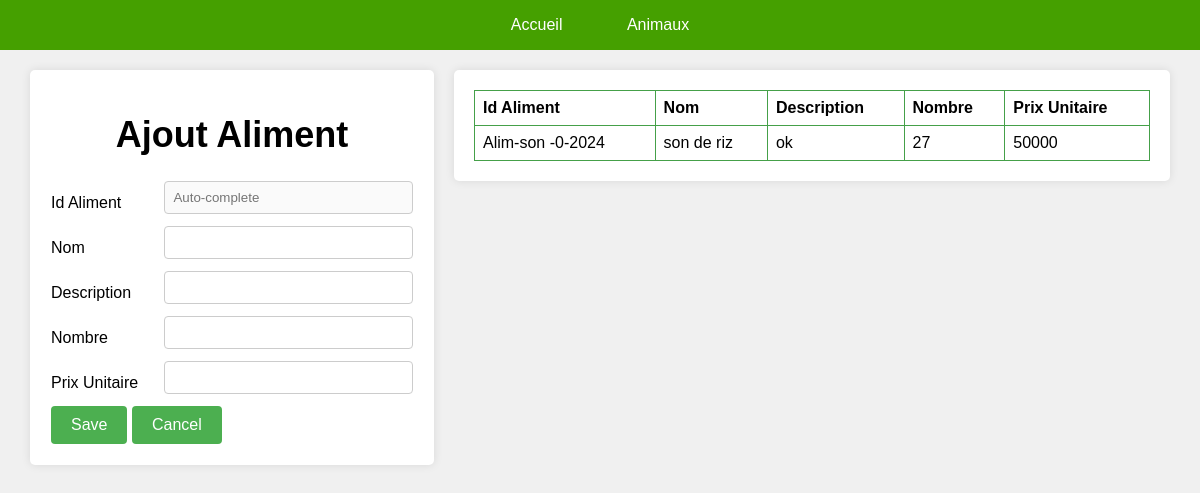
The page /veterinaire/GestionAliments/Aliments.php on the database its author committed.
### tables this page shows
CREATE TABLE `aliment` (
  `id_aliment` varchar(23) NOT NULL,
  `Nom` varchar(20) NOT NULL,
  `Description` varchar(200) NOT NULL,
  `Nombre` int(60) NOT NULL,
  `PU` int(50) NOT NULL
);

### veterinaire/GestionAliments/Aliments.php (the view, shortened to what this page needs)
<!DOCTYPE html>
<html>
<head>
</head>
<body>
<?php
    include("../subMenu.php");
  ?>
  <div class="wrapper">
    <div class="form">
        <form method="POST">
        <h1>Ajout Aliment</h1>
        <table>
        <tr>
              <td> Id Aliment  </td>
              <td><input type="text" name="idAliment" disabled placeholder="Auto-complete"/></td>
            </tr>
            <tr>
              <td> Nom </td>
              <td><input type="text" name="Nom" /></td>
            </tr>
            <tr>
              <td> Description	</td>
              <td><input type="text" name="Description" /></td>
            </tr>
            <tr>
              <td> Nombre	</td>
              <td><input type="number" name="Nombre" /></td>
            </tr>
            <tr>
              <td> Prix Unitaire	</td>
              <td><input type="number" name="PU" /></td>
            </tr>
            <tr>
              <td colspan="2">
                <input type="submit" name="submit" value="Save" />
                <input type="reset" value="Cancel" />
              </td>
            </tr>
          </table>
        </form>
    </div>
    <div class="table">
    <table>
    <tr>
               <th>Id Aliment</th>
              <th>Nom</th>
              <th>Description</th>
              <th>Nombre</th>
              <th>Prix Unitaire</th>
            </tr>
            <?php
                include("../connexion.php");
                $sql = "SELECT * FROM aliment";
                $stmtSelect = $connexion->prepare($sql);
                $stmtSelect ->execute();
                $aliments = $stmtSelect->fetchAll(PDO::FETCH_ASSOC);
                foreach($aliments as $aliment):
                ?>
            <tr>
                <td> <?php echo $aliment['id_aliment'];?></td>
                <td><?php echo $aliment['Nom']; ?></td>
                <td><?php echo $aliment['Description']; ?></td>
                <td><?php echo $aliment['Nombre']; ?></td>
                <td><?php echo $aliment['PU']; ?></td>
            </tr>
            <?php
              endforeach;
            ?>
      </table>
      </div>
  </div>
</body>
</html>

### veterinaire/GestionAliments/Aliments.php (style rules this page uses)
body { padding: 0; margin: 0; font-family: Arial, sans-serif; background-color: #f0f0f0; }
.wrapper { display: flex; justify-content: center; align-items: flex-start; padding: 20px; }
.form { width: 35%; padding: 20px; box-shadow: 0 0 10px rgba(0, 0, 0, 0.1); border-radius: 5px; background-color: #fff; margin: 0 10px; }
.table { width: 65%; padding: 20px; box-shadow: 0 0 10px rgba(0, 0, 0, 0.1); border-radius: 5px; background-color: #fff; margin: 0 10px; }
form table, .table table { width: 100%; border-collapse: collapse; border-radius: 20px; }
.table table td, .form table th, .table table th { border: 1px solid #45a049; padding: 8px; text-align: left; }
input[type='text'], input[type='number'], textarea { width: 100%; padding: 8px; border: 1px solid #ccc; border-radius: 4px; box-sizing: border-box; margin-bottom: 10px; }
input[type='submit'], input[type='reset'] { padding: 10px 20px; border: none; background-color: #4CAF50; color: white; cursor: pointer; border-radius: 4px; font-size: 16px; }
.wrapper h1 { font-size: 36px; text-align: center; }

### rows shown on the page
aliment: id_aliment "Alim-son -0-2024", Nom "son de riz", Description "ok", Nombre "27", PU "50000"
